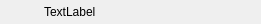
<?xml version="1.0" encoding="UTF-8"?>
<ui version="4.0">
 <class>PinLEDClass</class>
 <widget class="QWidget" name="PinLEDClass">
  <property name="geometry">
   <rect>
    <x>0</x>
    <y>0</y>
    <width>261</width>
    <height>24</height>
   </rect>
  </property>
  <property name="sizePolicy">
   <sizepolicy hsizetype="Preferred" vsizetype="Fixed">
    <horstretch>0</horstretch>
    <verstretch>0</verstretch>
   </sizepolicy>
  </property>
  <property name="minimumSize">
   <size>
    <width>80</width>
    <height>24</height>
   </size>
  </property>
  <property name="maximumSize">
   <size>
    <width>16777215</width>
    <height>24</height>
   </size>
  </property>
  <property name="windowTitle">
   <string>Form</string>
  </property>
  <layout class="QHBoxLayout" name="horizontalLayout">
   <property name="leftMargin">
    <number>6</number>
   </property>
   <property name="topMargin">
    <number>1</number>
   </property>
   <property name="rightMargin">
    <number>6</number>
   </property>
   <property name="bottomMargin">
    <number>1</number>
   </property>
   <item>
    <widget class="LEDWidget" name="_led">
     <property name="minimumSize">
      <size>
       <width>32</width>
       <height>20</height>
      </size>
     </property>
     <property name="maximumSize">
      <size>
       <width>32</width>
       <height>20</height>
      </size>
     </property>
     <property name="text">
      <string/>
     </property>
    </widget>
   </item>
   <item>
    <widget class="QLabel" name="_label">
     <property name="text">
      <string>TextLabel</string>
     </property>
    </widget>
   </item>
  </layout>
 </widget>
 <customwidgets>
  <customwidget>
   <class>LEDWidget</class>
   <extends>QLabel</extends>
   <header location="global">LEDWidget.h</header>
  </customwidget>
 </customwidgets>
 <resources/>
 <connections/>
</ui>
